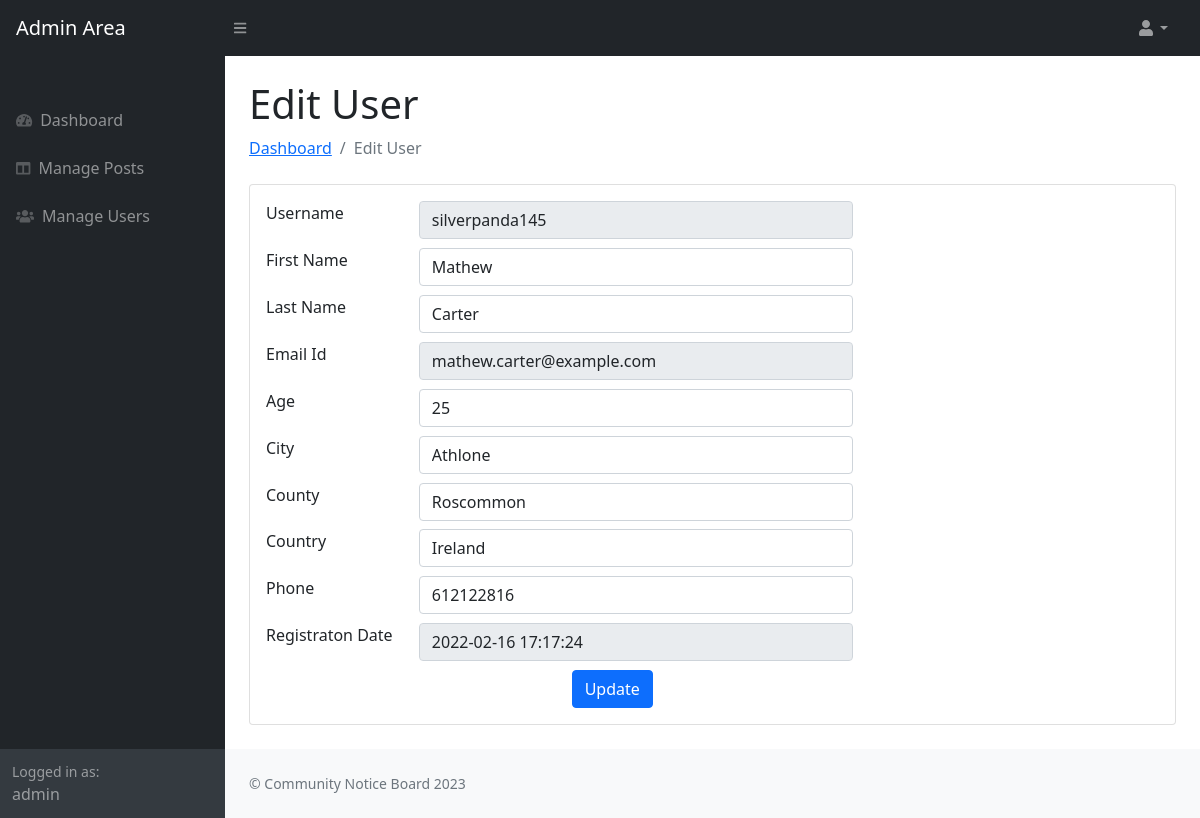
Screenshot of /admin/edit-users.php?said=2 (signed in) with the database file from the repository.
### tables this page shows
CREATE TABLE `users` (
  `uid` int(11) NOT NULL,
  `username` varchar(32) DEFAULT NULL,
  `password` varchar(64) DEFAULT NULL,
  `firstname` varchar(64) DEFAULT NULL,
  `lastname` varchar(64) DEFAULT NULL,
  `email` varchar(128) DEFAULT NULL,
  `age` smallint(3) DEFAULT NULL,
  `city` varchar(32) DEFAULT NULL,
  `county` varchar(40) DEFAULT NULL,
  `country` varchar(60) DEFAULT NULL,
  `phone` varchar(24) DEFAULT NULL,
  `regDate` timestamp NULL DEFAULT current_timestamp()
);

### admin/edit-users.php (the view, shortened to what this page needs)
<?php session_start();
include_once('includes/config.php');
if(strlen( $_SESSION["aid"])==0)
{
header('location:logout.php');
} else {
?>
<!DOCTYPE html>
<html lang="en">
    <head>
        <link href="css/styles.css" rel="stylesheet" />
    </head>
    <body>
   <?php include_once('includes/header.php');?>
        <div id="layoutSidenav">
   <?php include_once('includes/sidebar.php');?>
            <div id="layoutSidenav_content">
                <main>
                    <div class="container-fluid px-4">
                        <h1 class="mt-4">Edit User</h1>
                        <ol class="breadcrumb mb-4">
                            <li class="breadcrumb-item"><a href="dashboard.php">Dashboard</a></li>
                            <li class="breadcrumb-item active">Edit User</li>
                        </ol>
                        <div class="card mb-4">
                            <div class="card-body">
<?php
$aid=intval($_GET['said']);
$query=mysqli_query($con,"Select * from  users where uid='$aid'");
while($row=mysqli_fetch_array($query))
{
?>
<form  method="post">
<div class="row">
<div class="col-2">Username</div>
<div class="col-6"> <input type="text" class="form-control" name="username" readonly="true" value="<?php  echo $row['username'];?>"></div>
</div>
<div class="row" style="margin-top:1%">
<div class="col-2">First Name</div>
<div class="col-6">           <input type="text" class="form-control" name="fname" required="true" value="<?php  echo $row['firstname'];?>"></div>
</div>
<div class="row" style="margin-top:1%">
<div class="col-2">Last Name</div>
<div class="col-6">  <input type="text" class="form-control" name="lname" required="true" value="<?php  echo $row['lastname'];?>"></div>
</div>
<div class="row" style="margin-top:1%">
<div class="col-2">Email Id</div>
<div class="col-6">  <input type="email" class="form-control" name="emailid" readonly="true" value="<?php  echo $row['email'];?>"></div>
</div>
<div class="row" style="margin-top:1%">
<div class="col-2">Age</div>
<div class="col-6">   <input type="text" class="form-control" name="age" required="true" value="<?php  echo $row['age'];?>"></div>
</div>
<div class="row" style="margin-top:1%">
<div class="col-2">City</div>
<div class="col-6">    <input type="text" class="form-control" name="city" required="true" value="<?php  echo $row['city'];?>"></div>
</div>
<div class="row" style="margin-top:1%">
<div class="col-2">County</div>
<div class="col-6">          <input type="text" class="form-control" name="county" required="true" value="<?php  echo $row['county'];?>"></div>
</div>
<div class="row" style="margin-top:1%">
<div class="col-2">Country</div>
<div class="col-6">  <input type="text" class="form-control" name="country" required="true" value="<?php  echo $row['country'];?>"></div>
</div>
<div class="row" style="margin-top:1%">
<div class="col-2">Phone</div>
<div class="col-6">  <input type="text" class="form-control" name="phone" required="true" value="<?php  echo $row['phone'];?>"></div>
</div>
<div class="row" style="margin-top:1%">
<div class="col-2">Registraton Date</div>
<div class="col-6">  <input type="text" class="form-control" name=""  value="<?php  echo $row['regDate'];?>"  readonly="true"></div>
</div>
<div class="row" style="margin-top:1%"><div class="col-4"></div>
<div class="col-4"><button type="submit" name="submit" class="btn btn-primary">Update</button></div>
</div>
</form>
<?php } ?>
                            </div>
                        </div>
                    </div>
                </main>
          <?php include_once('includes/footer.php');?>
            </div>
        </div>
    </body>
</html>
<?php } ?>

### rows the page displays
users: username "silverpanda145", fname "Mathew", lname "Carter", emailid "mathew.carter@example.com", age "25", city "Athlone", county "Roscommon", country "Ireland", phone "612122816", regDate "2022-02-16 17:17:24"

### other values shown
$_SESSION['login'] "admin"
